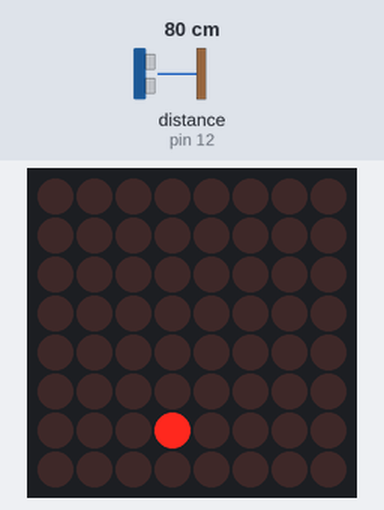
The sketch below on a simulated Arduino Uno, built with avr-gcc and run on an emulated ATmega328P. Parts: 8×8 LED matrix. Inputs (shaded band) come from the test bench; at power-on: distance to the obstacle (sensor on pin 12) 80 cm. The echo pulse lasts 58.3 µs per cm; what the sketch prints to the serial monitor is not drawn.

Above: at 1.49 s.
2.3 s: distance to the obstacle (sensor on pin 12) set to 120 cm
At 2.74 s:
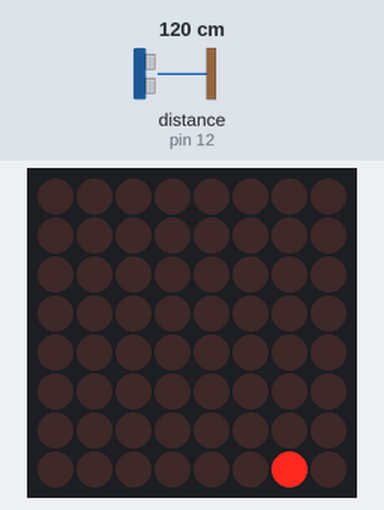
5.0 s: distance to the obstacle (sensor on pin 12) set to 2 cm
At 5.56 s:
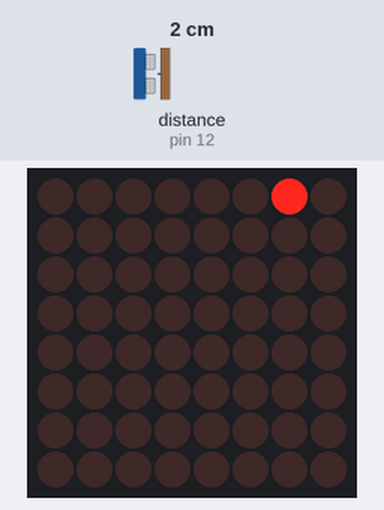
7.8 s: distance to the obstacle (sensor on pin 12) set to 18 cm
At 8.31 s:
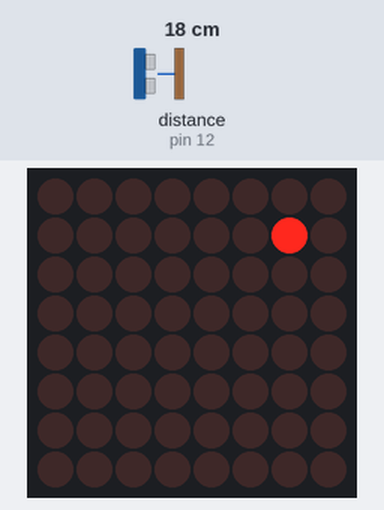
10.5 s: distance to the obstacle (sensor on pin 12) set to 35 cm
At 10.76 s:
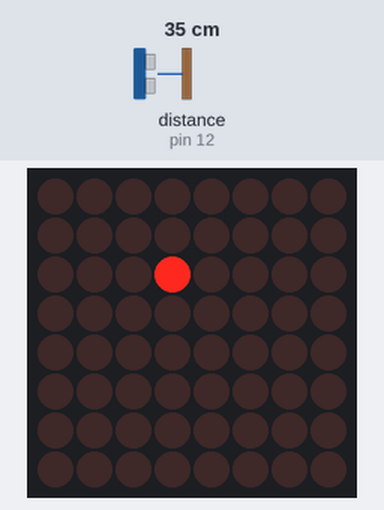
13.0 s: distance to the obstacle (sensor on pin 12) set to 60 cm
At 13.23 s:
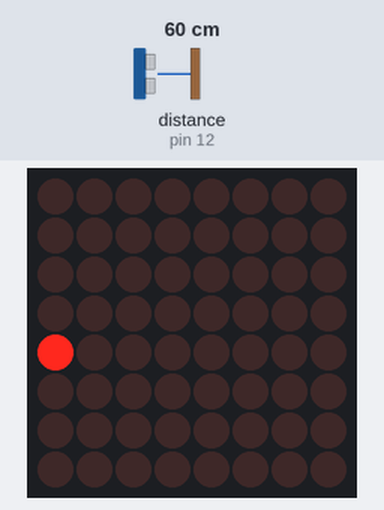
15.5 s: distance to the obstacle (sensor on pin 12) set to 299 cm
At 16.02 s:
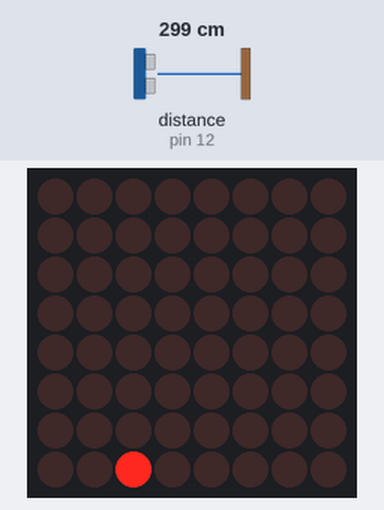
Timing chart, 0 to 18.5 s (numbered marks = the images above; inputs shaded):
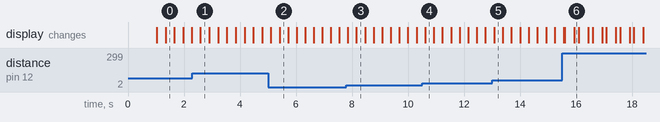

The sketch:

Ultrasonic_and_LedMatrix.ino
```cpp
#include "LedControl.h"
#include "SR04.h"
#define TRIG_PIN 12
#define ECHO_PIN 11

SR04 sr04 = SR04(ECHO_PIN, TRIG_PIN);
long a;

//DIN is Pin 7
//CS is Pin 6
//CLK is Pin 5

LedControl lc = LedControl(7,5,6,1);


void setup() {
  // put your setup code here, to run once:

  //setup SR04
  Serial.begin(9600);
  delay(1000);

  //setup LedMatrix
  lc.shutdown(0,false);
  lc.setIntensity(0,2);
  lc.clearDisplay(0);

}

void detection()  {
  long dist = sr04.Distance();
  int i;

  if (dist > 87.5){
    i = 7;
  }
  else if (dist < 87.5 && dist >= 75)
  {
    i = 6;
  }
  else if (dist < 75 && dist >= 62.5)
  {
    i = 5;
  }
  else if (dist < 62.5 && dist >= 50)
  {
    i = 4;
  }
  else if (dist < 50 && dist >= 37.5)
  {
    i = 3;
  }
  else if (dist < 37.5 && dist >= 25)
  {
    i = 2;
  }
  else if (dist < 25 && dist >= 12.5)
  {
    i = 1;
  }
  else if (dist < 12.5)
  {
    i = 0;
  }

  for (int j=0;j < 8; j++){
    Serial.print(a);
    lc.setLed(0,i,j,true);
    delay(25);
    lc.setLed(0,i,j,false);
  }


}


void loop() {
  // put your main code here, to run repeatedly:
  detection();

}
```

Measured:
- after the input at 2.3 s, the display: changes after 0.29 s (image 1)
- after the input at 5.0 s, the display: first differs from a run without the input after 0.41 s (image 2)
- after the input at 7.8 s, the display: first differs from a run without the input after 0.36 s (image 3)
- after the input at 10.5 s, the display: changes after 0.11 s (image 4)
- after the input at 13.0 s, the display: changes after 0.08 s (image 5)
- after the input at 15.5 s, the display: first differs from a run without the input after 0.10 s (image 6 shows a later state)
